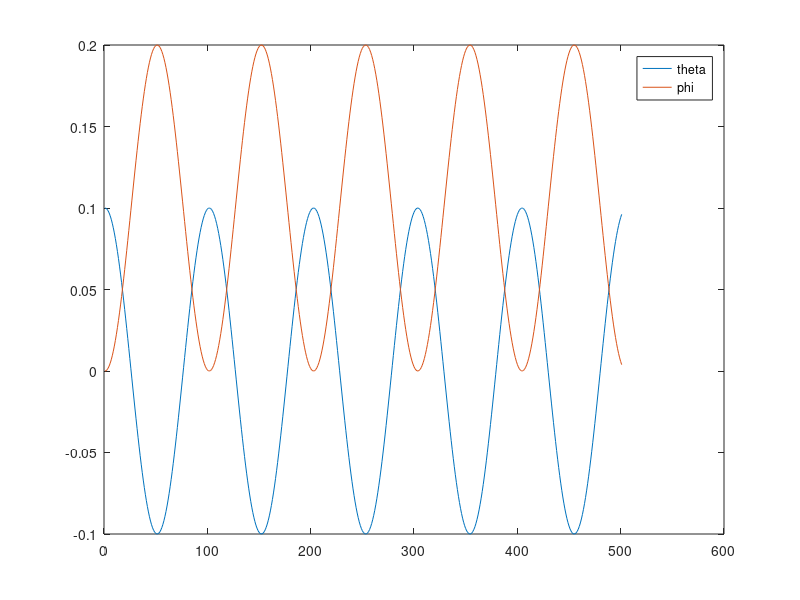

This figure's MATLAB source:
clear all
close all
clc
%% 

m_p     = 0.170;
m_d     = 0.03;
m_tot   = m_p + m_d;
l       = 0.5;
l_cg    = 0.07;
g       = 9.81;
k       = 0.06;
r       = 0.05;
J_th    = (1/12) * m_p *l^2;
J_phi   = (1/2) * m_d * r^2 + m_d * ((l^2)/4);
% J_th    = 6.2533e-4;
% J_phi   = 9.4559e-4

A = [0 1 0 0;
    -(m_tot*g*l_cg)/J_th 0 0 0;
    0 0 0 1;
    m_tot*g*l_cg/J_th 0 0 0];

B = [0;
    -k/J_th;
    0;
    k*(1/J_th + 1/J_phi)];

C = [1 0 0 0;
    0 0 1 0 ];

D = [0];

x_e = [pi/2; 0; 0 ;0];

disp('A');
disp(A);
disp('B')
disp(B);
disp('C')
disp(C);

disp('controllability');
disp(rank(ctrb(A, B)));

%% EXPORT A, B, C, D matrices
save reaction_pendulum.mat A B C D x_e

%% Discretize the system
Ts = 0.01;

G = ss(A,B,C,D);

G_dt = c2d(G, Ts, 'zoh');

[Phi, Gamma, C, D] = ssdata(G_dt);

disp('Phi');
disp(Phi);

disp('Gamma');
disp(Gamma);

disp('C');
disp(C);

disp('D');
disp(D);

disp('Controllability')
disp(rank(ctrb(Phi, Gamma)));

%% EXPORT Phi, Gamma, C, D matrices
save reaction_pendulum.mat Phi Gamma C D x_e Ts

%% Simulation

x_0 = [0.1 0 0 0]';
t = 0:Ts:5;
u = 0*t;
y= lsim(G_dt, u, t, x_0);

figure(1)
plot(y)
legend('theta','phi')
